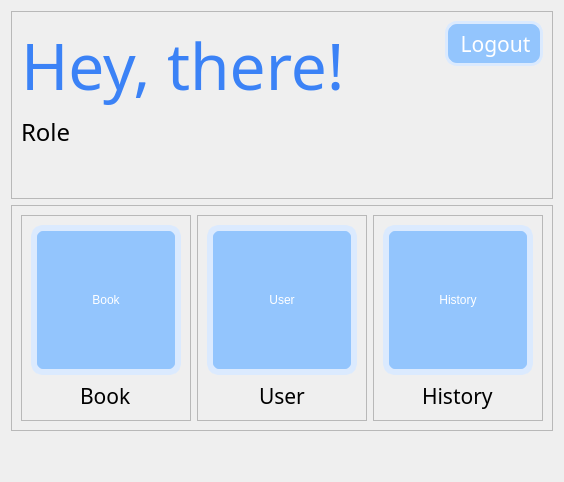
      <widget class="QWidget" name="mainPage">
       <layout class="QVBoxLayout" name="verticalLayout_9">
        <item>
         <widget class="QFrame" name="frame_9">
          <property name="minimumSize">
           <size>
            <width>0</width>
            <height>30</height>
           </size>
          </property>
          <property name="frameShape">
           <enum>QFrame::Shape::StyledPanel</enum>
          </property>
          <property name="frameShadow">
           <enum>QFrame::Shadow::Raised</enum>
          </property>
          <layout class="QHBoxLayout" name="horizontalLayout_7">
           <item>
            <layout class="QVBoxLayout" name="verticalLayout_3">
             <item alignment="Qt::AlignmentFlag::AlignLeft|Qt::AlignmentFlag::AlignTop">
              <widget class="QLabel" name="greetingsLabel">
               <property name="font">
                <font>
                 <family>Magic Retro</family>
                 <pointsize>48</pointsize>
                </font>
               </property>
               <property name="styleSheet">
                <string notr="true">QLabel {
	color: #3B82F6;
}</string>
               </property>
               <property name="text">
                <string>Hey, there!</string>
               </property>
              </widget>
             </item>
             <item alignment="Qt::AlignmentFlag::AlignLeft|Qt::AlignmentFlag::AlignTop">
              <widget class="QLabel" name="roleLabel">
               <property name="font">
                <font>
                 <family>Poppins</family>
                 <pointsize>18</pointsize>
                </font>
               </property>
               <property name="text">
                <string>Role</string>
               </property>
              </widget>
             </item>
             <item>
              <spacer name="verticalSpacer_2">
               <property name="orientation">
                <enum>Qt::Orientation::Vertical</enum>
               </property>
               <property name="sizeHint" stdset="0">
                <size>
                 <width>20</width>
                 <height>40</height>
                </size>
               </property>
              </spacer>
             </item>
            </layout>
           </item>
           <item alignment="Qt::AlignmentFlag::AlignTop">
            <widget class="QToolButton" name="mainLogoutButton">
             <property name="font">
              <font>
               <family>Poppins</family>
               <pointsize>16</pointsize>
              </font>
             </property>
             <property name="styleSheet">
              <string notr="true">QToolButton {
	background: #93C5FD;
	color: #FFF;
	border-radius: 12px;
	border: 3px solid #DBEAFE;
	padding: 3px 3px 3px 6px;
}

QToolButton:hover {
	background: rgba(147, 197, 253, 200);
}

QToolButton:pressed {
	background: rgba(147, 197, 253, 150);
}

QToolButton QLabel {
	margin-left: 6px;
}</string>
             </property>
             <property name="text">
              <string>Logout</string>
             </property>
             <property name="toolButtonStyle">
              <enum>Qt::ToolButtonStyle::ToolButtonTextBesideIcon</enum>
             </property>
            </widget>
           </item>
          </layout>
         </widget>
        </item>
        <item>
         <widget class="QFrame" name="frame_5">
          <property name="frameShape">
           <enum>QFrame::Shape::StyledPanel</enum>
          </property>
          <property name="frameShadow">
           <enum>QFrame::Shadow::Raised</enum>
          </property>
          <layout class="QHBoxLayout" name="horizontalLayout_3">
           <item>
            <widget class="QFrame" name="frame_2">
             <property name="frameShape">
              <enum>QFrame::Shape::StyledPanel</enum>
             </property>
             <property name="frameShadow">
              <enum>QFrame::Shadow::Raised</enum>
             </property>
             <layout class="QVBoxLayout" name="verticalLayout_6">
              <item alignment="Qt::AlignmentFlag::AlignHCenter">
               <widget class="QToolButton" name="bookManagementLinkButton">
                <property name="sizePolicy">
                 <sizepolicy hsizetype="Maximum" vsizetype="Maximum">
                  <horstretch>0</horstretch>
                  <verstretch>0</verstretch>
                 </sizepolicy>
                </property>
                <property name="minimumSize">
                 <size>
                  <width>150</width>
                  <height>150</height>
                 </size>
                </property>
                <property name="maximumSize">
                 <size>
                  <width>150</width>
                  <height>150</height>
                 </size>
                </property>
                <property name="baseSize">
                 <size>
                  <width>150</width>
                  <height>150</height>
                 </size>
                </property>
                <property name="styleSheet">
                 <string notr="true">QToolButton {
	background: #93C5FD;
	color: #FFF;
	border-radius: 12px;
	border: 6px solid #DBEAFE;
}

QToolButton:hover {
	background: rgba(147, 197, 253, 200);
}

QToolButton:pressed {
	background: rgba(147, 197, 253, 150);
}

QToolButton QLabel {
	margin-left: 6px;
}</string>
                </property>
                <property name="text">
                 <string>Book</string>
                </property>
                <property name="toolButtonStyle">
                 <enum>Qt::ToolButtonStyle::ToolButtonIconOnly</enum>
                </property>
               </widget>
              </item>
              <item alignment="Qt::AlignmentFlag::AlignHCenter">
               <widget class="QLabel" name="label_2">
                <property name="font">
                 <font>
                  <family>Poppins</family>
                  <pointsize>16</pointsize>
                 </font>
                </property>
                <property name="text">
                 <string>Book</string>
                </property>
               </widget>
              </item>
             </layout>
            </widget>
           </item>
           <item>
            <widget class="QFrame" name="frame_3">
             <property name="frameShape">
              <enum>QFrame::Shape::StyledPanel</enum>
             </property>
             <property name="frameShadow">
              <enum>QFrame::Shadow::Raised</enum>
             </property>
             <layout class="QVBoxLayout" name="verticalLayout_7">
              <item alignment="Qt::AlignmentFlag::AlignHCenter">
               <widget class="QToolButton" name="userManagementLinkButton">
                <property name="sizePolicy">
                 <sizepolicy hsizetype="Maximum" vsizetype="Maximum">
                  <horstretch>0</horstretch>
                  <verstretch>0</verstretch>
                 </sizepolicy>
                </property>
                <property name="minimumSize">
                 <size>
                  <width>150</width>
                  <height>150</height>
                 </size>
                </property>
                <property name="maximumSize">
                 <size>
                  <width>150</width>
                  <height>150</height>
                 </size>
                </property>
                <property name="baseSize">
                 <size>
                  <width>150</width>
                  <height>150</height>
                 </size>
                </property>
                <property name="styleSheet">
                 <string notr="true">QToolButton {
	background: #93C5FD;
	color: #FFF;
	border-radius: 12px;
	border: 6px solid #DBEAFE;
}

QToolButton:hover {
	background: rgba(147, 197, 253, 200);
}

QToolButton:pressed {
	background: rgba(147, 197, 253, 150);
}

QToolButton QLabel {
	margin-left: 6px;
}</string>
                </property>
                <property name="text">
                 <string>User</string>
                </property>
                <property name="toolButtonStyle">
                 <enum>Qt::ToolButtonStyle::ToolButtonIconOnly</enum>
                </property>
               </widget>
              </item>
              <item alignment="Qt::AlignmentFlag::AlignHCenter">
               <widget class="QLabel" name="label_3">
                <property name="font">
                 <font>
                  <family>Poppins</family>
                  <pointsize>16</pointsize>
                 </font>
                </property>
                <property name="text">
                 <string>User</string>
                </property>
               </widget>
              </item>
             </layout>
            </widget>
           </item>
           <item>
            <widget class="QFrame" name="frame_4">
             <property name="frameShape">
              <enum>QFrame::Shape::StyledPanel</enum>
             </property>
             <property name="frameShadow">
              <enum>QFrame::Shadow::Raised</enum>
             </property>
             <layout class="QVBoxLayout" name="verticalLayout_8">
              <item alignment="Qt::AlignmentFlag::AlignHCenter">
               <widget class="QToolButton" name="historyLinkButton">
                <property name="sizePolicy">
                 <sizepolicy hsizetype="Maximum" vsizetype="Maximum">
                  <horstretch>0</horstretch>
                  <verstretch>0</verstretch>
                 </sizepolicy>
                </property>
                <property name="minimumSize">
                 <size>
                  <width>150</width>
                  <height>150</height>
                 </size>
                </property>
                <property name="maximumSize">
                 <size>
                  <width>150</width>
                  <height>150</height>
                 </size>
                </property>
                <property name="baseSize">
                 <size>
                  <width>150</width>
                  <height>150</height>
                 </size>
                </property>
                <property name="styleSheet">
                 <string notr="true">QToolButton {
	background: #93C5FD;
	color: #FFF;
	border-radius: 12px;
	border: 6px solid #DBEAFE;
}

QToolButton:hover {
	background: rgba(147, 197, 253, 200);
}

QToolButton:pressed {
	background: rgba(147, 197, 253, 150);
}

QToolButton QLabel {
	margin-left: 6px;
}</string>
                </property>
                <property name="text">
                 <string>History</string>
                </property>
                <property name="toolButtonStyle">
                 <enum>Qt::ToolButtonStyle::ToolButtonIconOnly</enum>
                </property>
               </widget>
              </item>
              <item alignment="Qt::AlignmentFlag::AlignHCenter">
               <widget class="QLabel" name="label_4">
                <property name="font">
                 <font>
                  <family>Poppins</family>
                  <pointsize>16</pointsize>
                 </font>
                </property>
                <property name="text">
                 <string>History</string>
                </property>
               </widget>
              </item>
             </layout>
            </widget>
           </item>
          </layout>
         </widget>
        </item>
        <item>
         <spacer name="verticalSpacer_3">
          <property name="orientation">
           <enum>Qt::Orientation::Vertical</enum>
          </property>
          <property name="sizeHint" stdset="0">
           <size>
            <width>20</width>
            <height>40</height>
           </size>
          </property>
         </spacer>
        </item>
       </layout>
      </widget>
